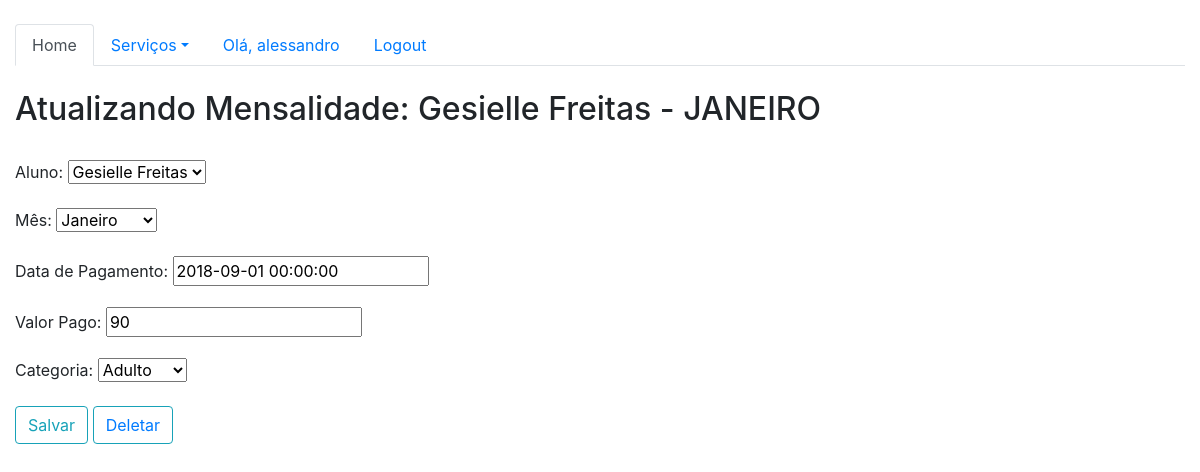
/sistema/mensalidade-update/2/ (signed in), run on the app's committed database.
### core/models.py (models this page shows)
class Mensalidade(models.Model):
    MESES_ANO = (
        ('JANEIRO', 'Janeiro'),
        ('FEVEREIRO', 'Fevereiro'),
        ('MARÇO', 'Março'),
        ('ABRIL', 'Abril'),
        ('MAIO', 'Maio'),
        ('JUNHO', 'Junho'),
        ('JULHO', 'Julho'),
        ('AGOSTO', 'Agosto'),
        ('SETEMBRO', 'Setembro'),
        ('OUTUBRO', 'Outubro'),
        ('NOVEMBRO', 'Novembro'),
        ('DEZEMBRO', 'Dezembro'),
 )
    CATEGORIA = (
        ('CRIANCA', 'Crianca'),
        ('ADULTO', 'Adulto'),
 )
    aluno = models.ForeignKey('Aluno', on_delete=models.CASCADE, verbose_name="Aluno")
    mes = models.CharField(max_length=100, choices=MESES_ANO, verbose_name="Mês")
    dataPagamento = models.DateTimeField(verbose_name="Data de Pagamento")
    valorPago = models.CharField(max_length=20, verbose_name="Valor Pago" )
    categoria = models.CharField(max_length=100, choices=CATEGORIA, verbose_name="Categoria")
    def __str__(self):
        return self.aluno.nome + ' - ' + self.mes

class Aluno(models.Model):
    FAIXA = (
        ('BRANCA', 'Branca'),
        ('CINZA', 'Cinza'),
        ('AMARELA', 'Amarela'),
        ('LARANJA', 'Laranja'),
        ('VERDE', 'Verde'),
        ('AZUL', 'Azul'),
        ('ROXA', 'Roxa'),
        ('MARROM', 'Marrom'),
        ('PRETA', 'Preta'),
    )
    STATUS = (
        ('ATIVO', 'Ativo'),
        ('ENCERRADO', 'Encerrado'),
        ('TRANCADO', 'Trancado'),
    )
    nome = models.CharField(max_length=100, verbose_name="Nome")
    faixa = models.CharField(max_length=100, choices=FAIXA, verbose_name="Graduação")
    datagraduacao = models.DateTimeField(verbose_name="Data Graduação")
    datanascimento = models.DateTimeField(verbose_name="Data Nascimento")
    telefone = models.CharField(max_length=20, verbose_name="Telefone")
    status = models.CharField(max_length=100, choices=STATUS, verbose_name="Status Aluno")
    observacao = models.CharField(max_length=100, verbose_name="Observação")
    def __str__(self):
        return self.nome

### core/views.py (the view)
# urls.py: url(r'^mensalidade-update/(?P<id>\d+)/$', mensalidade_update, name='core_mensalidade_update'),
@login_required
def mensalidade_update(request, id):
    data = {}
    mensalidade = Mensalidade.objects.get(id=id)
    form = MensalidadeForm(request.POST or None, instance=mensalidade)
    data['mensalidade'] = mensalidade
    data['form'] = form
    if request.method == 'POST':
        if form.is_valid():
            form.save()
            return redirect('core_lista_mensalidades')
    else:
        return render(request, 'core/update_mensalidade.html', data)

### core/forms.py
class MensalidadeForm(ModelForm):
    class Meta:
        model = Mensalidade
        fields = '__all__'

### core/templates/core/update_mensalidade.html (shortened to what this page needs)
{% extends 'base.html' %}
{% block main %}
<br>
<h2>Atualizando Mensalidade: {{ mensalidade }}</h2>
<br>
<form action="{% url 'core_mensalidade_update' mensalidade.id %}" method="POST">
    {{form.as_p}}
<button type="submit" class="btn btn-outline-info">Salvar</button>
<button class="btn btn-outline-info"><a href="{% url 'core_mensalidade_delete' mensalidade.id %}">Deletar</a></button>
</form>
{% endblock %}

### templates/base.html (shortened to what this page needs)
{% load static %}
<!DOCTYPE html>
<html lang="en">
<head>
    <link rel="stylesheet" href="{% static 'bootstrap/css/bootstrap.css' %}">
</head>
<body>
    <div class="container-fluid">
{% block menu %}
        <br>
<ul class="nav nav-tabs">
  <li class="nav-item">
    <a class="nav-link active" href="{% url 'core_home' %}">Home</a>
  </li>
  <li class="nav-item dropdown">
    <a class="nav-link dropdown-toggle" data-toggle="dropdown" href="#" role="button" aria-haspopup="true" aria-expanded="false">Serviços</a>
  </li>
    {% if user.is_authenticated %}
    <li class="nav-item">
        <a class="nav-link" href="">Olá, {{user}}</a>
    </li>
        <li class="nav-item">
        <a class="nav-link" href="{% url 'logout' %}">Logout</a>
    </li>
    {% else %}
        <li class="nav-item">
        <a class="nav-link" href="{% url 'login' %}">Login</a>
    </li>
</ul>
<hr>
    {% endif %}
{% endblock %}
    </div>
    <div class="container-fluid">
        {% block main %}
        {% endblock %}
    </div>
</body>
</html>

### data on the page
Mensalidade: aluno+mes "Gesielle Freitas - JANEIRO", aluno "Gesielle Freitas", mes "Janeiro", dataPagamento "2018-09-01 00:00:00", valorPago "90", categoria "Adulto"

### other printed values
{{ user }} "alessandro"
